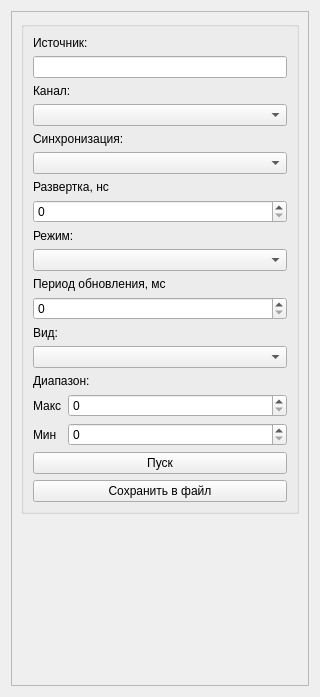
<?xml version="1.0" encoding="UTF-8"?>
<ui version="4.0">
 <class>OscilloscopeBox</class>
 <widget class="QWidget" name="OscilloscopeBox">
  <property name="geometry">
   <rect>
    <x>0</x>
    <y>0</y>
    <width>320</width>
    <height>697</height>
   </rect>
  </property>
  <property name="windowTitle">
   <string>Dialog</string>
  </property>
  <layout class="QHBoxLayout" name="horizontalLayout">
   <item>
    <widget class="QFrame" name="frame_main">
     <property name="frameShape">
      <enum>QFrame::StyledPanel</enum>
     </property>
     <property name="frameShadow">
      <enum>QFrame::Raised</enum>
     </property>
     <layout class="QVBoxLayout" name="verticalLayout_2">
      <item>
       <widget class="QGroupBox" name="groupBox_2">
        <layout class="QVBoxLayout" name="verticalLayout_3">
         <item>
          <layout class="QGridLayout" name="gridLayout_2">
           <item row="13" column="0">
            <widget class="QComboBox" name="cb_type_curve"/>
           </item>
           <item row="9" column="0">
            <widget class="QComboBox" name="cb_auto"/>
           </item>
           <item row="0" column="0">
            <widget class="QLabel" name="label_3">
             <property name="text">
              <string>Источник:</string>
             </property>
            </widget>
           </item>
           <item row="1" column="0">
            <widget class="QLineEdit" name="le_device">
             <property name="minimumSize">
              <size>
               <width>250</width>
               <height>0</height>
              </size>
             </property>
            </widget>
           </item>
           <item row="2" column="0">
            <widget class="QLabel" name="label_2">
             <property name="text">
              <string>Канал:</string>
             </property>
            </widget>
           </item>
           <item row="7" column="0">
            <widget class="QSpinBox" name="sb_time"/>
           </item>
           <item row="4" column="0">
            <widget class="QLabel" name="label_5">
             <property name="text">
              <string>Синхронизация:</string>
             </property>
            </widget>
           </item>
           <item row="3" column="0">
            <widget class="QComboBox" name="cb_channel"/>
           </item>
           <item row="5" column="0">
            <widget class="QComboBox" name="cb_sync"/>
           </item>
           <item row="12" column="0">
            <widget class="QLabel" name="label_7">
             <property name="text">
              <string>Вид:</string>
             </property>
            </widget>
           </item>
           <item row="6" column="0">
            <widget class="QLabel" name="label_8">
             <property name="text">
              <string>Развертка, нс</string>
             </property>
            </widget>
           </item>
           <item row="10" column="0">
            <widget class="QLabel" name="label_4">
             <property name="text">
              <string>Период обновления, мс</string>
             </property>
            </widget>
           </item>
           <item row="14" column="0">
            <widget class="QLabel" name="label_6">
             <property name="text">
              <string>Диапазон:</string>
             </property>
            </widget>
           </item>
           <item row="8" column="0">
            <widget class="QLabel" name="label">
             <property name="text">
              <string>Режим:</string>
             </property>
            </widget>
           </item>
           <item row="11" column="0">
            <widget class="QSpinBox" name="sb_interval"/>
           </item>
           <item row="15" column="0">
            <layout class="QGridLayout" name="gridLayout_3">
             <item row="2" column="0">
              <widget class="QLabel" name="label_9">
               <property name="sizePolicy">
                <sizepolicy hsizetype="Fixed" vsizetype="Preferred">
                 <horstretch>0</horstretch>
                 <verstretch>0</verstretch>
                </sizepolicy>
               </property>
               <property name="text">
                <string>Мин</string>
               </property>
              </widget>
             </item>
             <item row="2" column="1">
              <widget class="QSpinBox" name="sb_vert_scale_min"/>
             </item>
             <item row="1" column="1">
              <widget class="QSpinBox" name="sb_vert_scale_max"/>
             </item>
             <item row="1" column="0">
              <widget class="QLabel" name="label_10">
               <property name="text">
                <string>Макс</string>
               </property>
              </widget>
             </item>
            </layout>
           </item>
          </layout>
         </item>
         <item>
          <widget class="QPushButton" name="btn_run">
           <property name="text">
            <string>Пуск</string>
           </property>
          </widget>
         </item>
         <item>
          <widget class="QPushButton" name="btn_save_picture_to_file">
           <property name="text">
            <string>Сохранить в файл</string>
           </property>
          </widget>
         </item>
        </layout>
       </widget>
      </item>
      <item>
       <spacer name="verticalSpacer_2">
        <property name="orientation">
         <enum>Qt::Vertical</enum>
        </property>
        <property name="sizeHint" stdset="0">
         <size>
          <width>20</width>
          <height>41</height>
         </size>
        </property>
       </spacer>
      </item>
     </layout>
    </widget>
   </item>
  </layout>
 </widget>
 <resources/>
 <connections/>
</ui>
